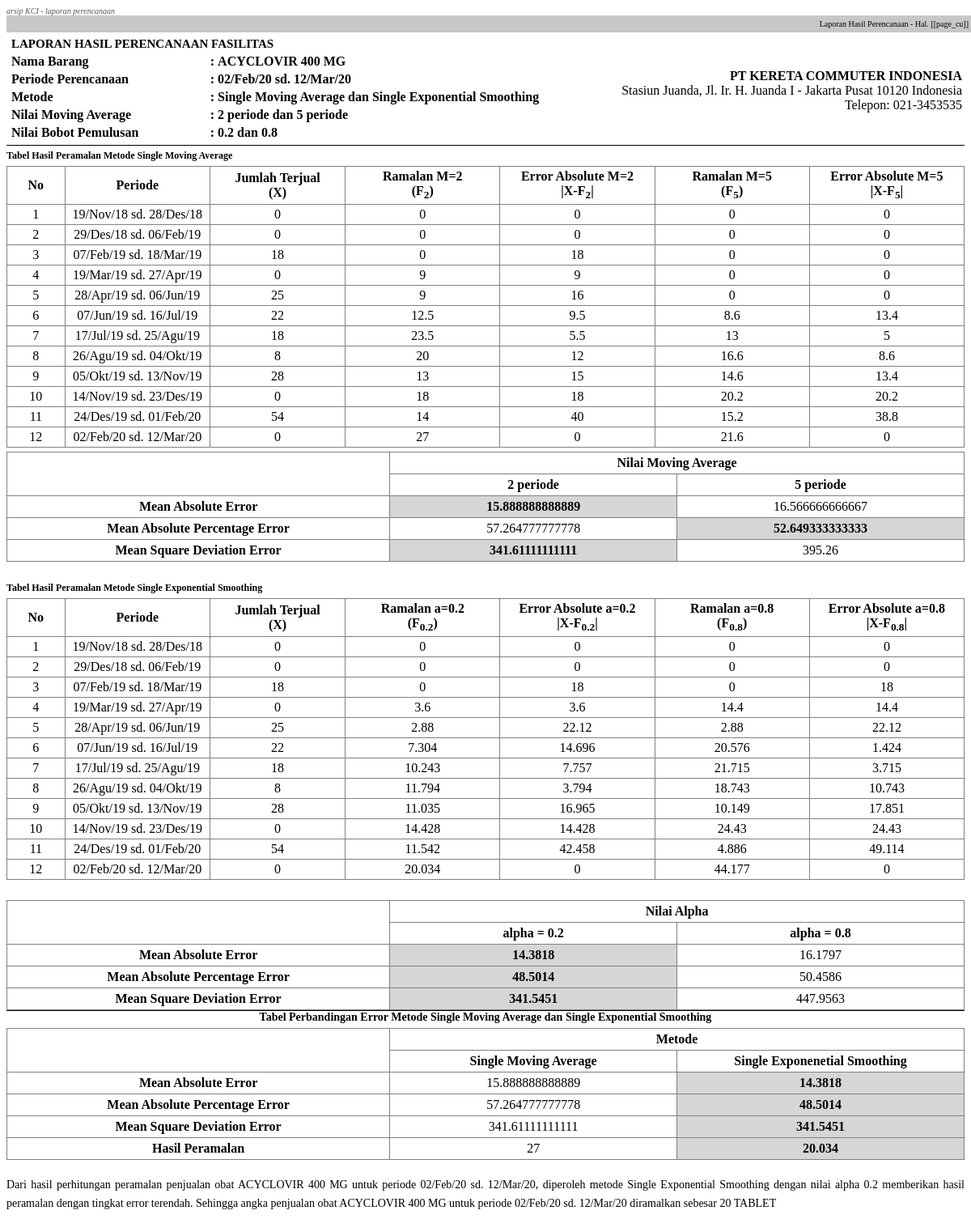
/laporan/isi/laporan_peramalan.php?no_rml=PRM/20200201/003, run on the app's committed database.
### tables this page shows
CREATE TABLE IF NOT EXISTS `tbl_barangramal` (
  `no_barangramal` varchar(16) NOT NULL,
  `no_rml` varchar(16) NOT NULL,
  `kd_barang` varchar(18) NOT NULL,
  `nm_barang` varchar(80) NOT NULL,
  `sat_barang` varchar(11) NOT NULL,
  `mtd_terbaik` enum('SMA','SES') NOT NULL,
  `hasil_rml` double NOT NULL,
  PRIMARY KEY (`no_barangramal`),
  KEY `tbl_barangramal_no_ramal` (`no_rml`),
  KEY `tbl_barangramal_kd_barang` (`kd_barang`)
);

CREATE TABLE IF NOT EXISTS `tbl_peramalan` (
  `no_rml` varchar(16) NOT NULL,
  `tgl_rml` date NOT NULL,
  `periode_rml` varchar(30) NOT NULL,
  `jml_obat` int(11) NOT NULL,
  `nilai_ma1` int(11) NOT NULL,
  `nilai_ma2` int(11) NOT NULL,
  `nilai_alpha1` double NOT NULL,
  `nilai_alpha2` double NOT NULL,
  PRIMARY KEY (`no_rml`)
);

CREATE TABLE IF NOT EXISTS `tbl_prd_sma` (
  `no_prd_sma` int(11) NOT NULL AUTO_INCREMENT,
  `no_mtd_sma` varchar(16) NOT NULL,
  `periode` varchar(30) NOT NULL,
  `jml_penjualan` int(11) NOT NULL,
  `rml_sma1` double NOT NULL,
  `rml_sma2` double NOT NULL,
  `ea_sma1` double NOT NULL,
  `ea_sma2` double NOT NULL,
  `pea_sma1` double NOT NULL,
  `pea_sma2` double NOT NULL,
  `sd_sma1` double NOT NULL,
  `sd_sma2` double NOT NULL,
  `stat_sma` enum('latih','hasil') NOT NULL,
  PRIMARY KEY (`no_prd_sma`),
  KEY `prd_sma_no_mtd` (`no_mtd_sma`)
);

CREATE TABLE IF NOT EXISTS `tbl_metode_sma` (
  `no_mtd_sma` varchar(16) NOT NULL,
  `no_barangramal` varchar(16) NOT NULL,
  `mae_sma1` double NOT NULL,
  `mae_sma2` double NOT NULL,
  `mape_sma1` double NOT NULL,
  `mape_sma2` double NOT NULL,
  `msd_sma1` double NOT NULL,
  `msd_sma2` double NOT NULL,
  `hasil_sma1` double NOT NULL,
  `hasil_sma2` double NOT NULL,
  `stat_sma1` enum('baik','kurang') NOT NULL,
  `stat_sma2` enum('baik','kurang') NOT NULL,
  PRIMARY KEY (`no_mtd_sma`),
  KEY `mtd_sma_no_barangramal` (`no_barangramal`)
);

CREATE TABLE IF NOT EXISTS `tbl_prd_ses` (
  `no_prd_ses` int(11) NOT NULL AUTO_INCREMENT,
  `no_mtd_ses` varchar(16) NOT NULL,
  `periode` varchar(30) NOT NULL,
  `jml_penjualan` int(11) NOT NULL,
  `rml_ses1` double NOT NULL,
  `rml_ses2` double NOT NULL,
  `ea_ses1` double NOT NULL,
  `ea_ses2` double NOT NULL,
  `pea_ses1` double NOT NULL,
  `pea_ses2` double NOT NULL,
  `sd_ses1` double NOT NULL,
  `sd_ses2` double NOT NULL,
  `stat_ses` enum('latih','hasil') NOT NULL,
  PRIMARY KEY (`no_prd_ses`),
  KEY `prd_ses_no_mtd` (`no_mtd_ses`)
);

CREATE TABLE IF NOT EXISTS `tbl_metode_ses` (
  `no_mtd_ses` varchar(16) NOT NULL,
  `no_barangramal` varchar(16) NOT NULL,
  `mae_ses1` double NOT NULL,
  `mae_ses2` double NOT NULL,
  `mape_ses1` double NOT NULL,
  `mape_ses2` double NOT NULL,
  `msd_ses1` double NOT NULL,
  `msd_ses2` double NOT NULL,
  `hasil_ses1` double NOT NULL,
  `hasil_ses2` double NOT NULL,
  `stat_ses1` enum('baik','kurang') DEFAULT NULL,
  `stat_ses2` enum('baik','kurang') NOT NULL,
  PRIMARY KEY (`no_mtd_ses`),
  KEY `mtd_ses_no_barangramal` (`no_barangramal`)
);

### laporan/isi/laporan_peramalan.php (the view, shortened to what this page needs)
<?php
	include '../koneksi.php';
	$no_rml = @$_GET['no_rml'];
	$skor_sma = 0;
	$skor_ses = 0;
	$query_prm = "SELECT * FROM tbl_peramalan WHERE no_rml='$no_rml'";
	$sql_prm = mysqli_query($conn, $query_prm) or die ($conn->error);
	$data_prm = mysqli_fetch_array($sql_prm);
 ?>
<link type="text/css" href="./isi/style_css/laporan_peramalan.css" rel="stylesheet">
<page backtop="8mm" backbottom="8mm" backleft="0mm" backright="3mm" style="font-size: 12px;">
	<page_header class="page_header" style="text-align: right; font-size: 10px; color: #575757; font-style: italic;">
		arsip KCI - laporan perencanaan
	</page_header>
	<page_footer>
		<div class="page_footer" style="width: 100%; text-align: right; vertical-align: middle; padding: 5px; background-color: #c7c7c7; font-size: 10px;">
			Laporan Hasil Perencanaan - Hal. [[page_cu]]
		</div>
	</page_footer>
	<div class="page-content page-laporan-penjualan-detail">
		<div class="kotak-judul">
			<?php
				$query_obrml = "SELECT * FROM tbl_barangramal INNER JOIN tbl_peramalan ON tbl_barangramal.no_rml=tbl_peramalan.no_rml WHERE tbl_peramalan.no_rml='$no_rml'";
				$sql_obrml = mysqli_query($conn, $query_obrml) or die ($conn->error);
				$data_obrml = mysqli_fetch_array($sql_obrml);
				$no_barangramal = $data_obrml['no_barangramal'];
				$nm_barang = $data_obrml['nm_barang'];
			 ?>
			<table class="tabel-judul">
				<tr>
					<td class="kolom-keterangan">
						<table class="tabel-keterangan-laporan">
							<tr>
								<td colspan="3" class="nama-laporan">LAPORAN HASIL PERENCANAAN FASILITAS</td>
							</tr>
							<tr>
								<td class="keterangan">Nama Barang</td>
								<td>:</td>
								<td class="isi-keterangan"><?php echo $nm_barang; ?></td>
							</tr>
							<tr>
								<td class="keterangan">Periode Perencanaan</td>
								<td>:</td>
								<td class="isi-keterangan"><?php echo $data_prm['periode_rml']; ?></td>
							</tr>
							<tr>
								<td class="keterangan">Metode</td>
								<td>:</td>
								<td class="isi-keterangan">Single Moving Average dan Single Exponential Smoothing</td>
							</tr>
							<tr>
								<td class="keterangan">Nilai Moving Average</td>
								<td>:</td>
								<td class="isi-keterangan"><?php echo $data_prm['nilai_ma1']; ?> periode dan <?php echo $data_prm['nilai_ma2']; ?> periode</td>
							</tr>
							<tr>
								<td class="keterangan">Nilai Bobot Pemulusan</td>
								<td>:</td>
								<td class="isi-keterangan"><?php echo $data_prm['nilai_alpha1']; ?> dan <?php echo $data_prm['nilai_alpha2']; ?></td>
							</tr>
						</table>
					</td>
					<td class="kolom-nama-apotek">
						<span class="nama-apotek">PT KERETA COMMUTER INDONESIA</span><br>
						Stasiun Juanda, Jl. Ir. H. Juanda I - Jakarta Pusat 10120 Indonesia<br>
						Telepon: 021-3453535
					</td>
				</tr>
			</table>
		</div>
	</div>
	<div class="kotak-tabel-periode" style="margin-top: 5px 0; border-bottom: 1px solid;"></div>
	<div class="kotak-tabel-periode" style="width: 100%; max-width: 100%; margin: 5px 0;">
		<div class="judul-tabel" style="font-weight: bold; padding-bottom: 5px;">
			Tabel Hasil Peramalan Metode Single Moving Average
		</div>
		<table class="tabel-periode" border="1" style="border-collapse: collapse;">
			<tr>
				<th class="nomor">No</th>
				<th class="periode">Periode</th>
				<th class="terjual">Jumlah Terjual <br> (X)</th>
				<th class="ramalan">Ramalan M=2 <br> (F<sub>2</sub>)</th>
				<th class="error">Error Absolute M=2 <br> |X-F<sub>2</sub>|</th>
				<th class="ramalan">Ramalan M=5 <br> (F<sub>5</sub>)</th>
				<th class="error">Error Absolute M=5 <br> |X-F<sub>5</sub>|</th>
			</tr>
			<?php
				$query_prd_sma = "SELECT * FROM tbl_prd_sma INNER JOIN tbl_metode_sma ON tbl_prd_sma.no_mtd_sma=tbl_metode_sma.no_mtd_sma WHERE tbl_metode_sma.no_barangramal='$no_barangramal'";
				$sql_prd_sma = mysqli_query($conn, $query_prd_sma) or die ($conn->error);
				$no = 1;
				while($data_prd_sma = mysqli_fetch_array($sql_prd_sma)) {
			 ?>
			<tr>
				<td class="nomor"><?php echo $no++; ?></td>
				<td class="periode" align="left"><?php echo $data_prd_sma['periode']; ?></td>
				<td class="terjual"><?php echo $data_prd_sma['jml_penjualan']; ?></td>
				<td class="ramalan"><?php echo $data_prd_sma['rml_sma1']; ?></td>
				<td class="error"><?php echo $data_prd_sma['ea_sma1']; ?></td>
				<td class="ramalan"><?php echo $data_prd_sma['rml_sma2']; ?></td>
				<td class="error"><?php echo $data_prd_sma['ea_sma2']; ?></td>
			</tr>
			<?php } ?>
		</table>
	</div>
	<div class="kotak-perbandingan">
		<?php
			$query_mtd_sma = "SELECT * FROM tbl_metode_sma INNER JOIN tbl_barangramal ON tbl_metode_sma.no_barangramal=tbl_barangramal.no_barangramal WHERE tbl_metode_sma.no_barangramal='$no_barangramal'";
			$sql_mtd_sma = mysqli_query($conn, $query_mtd_sma) or die ($conn->error);
			$data_mtd_sma = mysqli_fetch_array($sql_mtd_sma);
		 ?>
		<table class="tabel-perbandingan" border="1" style="border-collapse: collapse;">
			<tr>
				<th rowspan="2" class="keterangan-error"></th>
				<th colspan="2">Nilai Moving Average</th>
			</tr>
			<tr>
				<th class="moving-average">2 periode</th>
				<th class="moving-average">5 periode</th>
			</tr>
			<tr>
				<th align="left">Mean Absolute Error</th>
				<td Class="<?php if($data_mtd_sma['mae_sma1']<$data_mtd_sma['mae_sma2']) {echo 'lebih-kecil';} ?>">
					<?php echo $data_mtd_sma['mae_sma1']; ?>
				</td>
				<td Class="<?php if($data_mtd_sma['mae_sma2']<$data_mtd_sma['mae_sma1']) {echo 'lebih-kecil';} ?>">
					<?php echo $data_mtd_sma['mae_sma2']; ?>
				</td>
			</tr>
			<tr>
				<th align="left">Mean Absolute Percentage Error</th>
				<td Class="<?php if($data_mtd_sma['mape_sma1']<$data_mtd_sma['mape_sma2']) {echo 'lebih-kecil';} ?>">
					<?php echo $data_mtd_sma['mape_sma1']; ?>
				</td>
				<td Class="<?php if($data_mtd_sma['mape_sma2']<$data_mtd_sma['mape_sma1']) {echo 'lebih-kecil';} ?>">
					<?php echo $data_mtd_sma['mape_sma2']; ?>
				</td>
			</tr>
			<tr>
				<th align="left">Mean Square Deviation Error</th>
				<td Class="<?php if($data_mtd_sma['msd_sma1']<$data_mtd_sma['msd_sma2']) {echo 'lebih-kecil';} ?>">
					<?php echo $data_mtd_sma['msd_sma1']; ?>
				</td>
				<td Class="<?php if($data_mtd_sma['msd_sma2']<$data_mtd_sma['msd_sma1']) {echo 'lebih-kecil';} ?>">
					<?php echo $data_mtd_sma['msd_sma2']; ?>
				</td>
			</tr>
		</table>
	</div>
	<div class="kotak-tabel-periode" style="width: 100%; max-width: 100%; margin: 25px 0;">
		<div class="judul-tabel" style="font-weight: bold; padding-bottom: 5px;">
			Tabel Hasil Peramalan Metode Single Exponential Smoothing
		</div>
		<table class="tabel-periode" border="1" style="border-collapse: collapse;">
			<tr>
				<th class="nomor">No</th>
				<th class="periode">Periode</th>
				<th class="terjual">Jumlah Terjual <br> (X)</th>
				<th class="ramalan">Ramalan a=0.2 <br> (F<sub>0.2</sub>)</th>
				<th class="error">Error Absolute a=0.2 <br> |X-F<sub>0.2</sub>|</th>
				<th class="ramalan">Ramalan a=0.8 <br> (F<sub>0.8</sub>)</th>
				<th class="error">Error Absolute a=0.8 <br> |X-F<sub>0.8</sub>|</th>
			</tr>
			<?php
				$query_prd_ses = "SELECT * FROM tbl_prd_ses INNER JOIN tbl_metode_ses ON tbl_prd_ses.no_mtd_ses=tbl_metode_ses.no_mtd_ses WHERE tbl_metode_ses.no_barangramal='$no_barangramal'";
				$sql_prd_ses = mysqli_query($conn, $query_prd_ses) or die ($conn->error);
				$no = 1;
				while($data_prd_ses = mysqli_fetch_array($sql_prd_ses)) {
			 ?>
			<tr>
				<td class="nomor"><?php echo $no++; ?></td>
				<td class="periode" align="left"><?php echo $data_prd_ses['periode']; ?></td>
				<td class="terjual"><?php echo $data_prd_ses['jml_penjualan']; ?></td>
				<td class="ramalan"><?php echo $data_prd_ses['rml_ses1']; ?></td>
				<td class="error"><?php echo $data_prd_ses['ea_ses1']; ?></td>
				<td class="ramalan"><?php echo $data_prd_ses['rml_ses2']; ?></td>
				<td class="error"><?php echo $data_prd_ses['ea_ses2']; ?></td>
			</tr>
			<?php } ?>
		</table>
	</div>
	<div class="kotak-perbandingan">
		<?php
			$query_mtd_ses = "SELECT * FROM tbl_metode_ses INNER JOIN tbl_barangramal ON tbl_metode_ses.no_barangramal=tbl_barangramal.no_barangramal WHERE tbl_metode_ses.no_barangramal='$no_barangramal'";
			$sql_mtd_ses = mysqli_query($conn, $query_mtd_ses) or die ($conn->error);
			$data_mtd_ses = mysqli_fetch_array($sql_mtd_ses);
		 ?>
		<table class="tabel-perbandingan" border="1" style="border-collapse: collapse;">
			<tr>
				<th rowspan="2" class="keterangan-error"></th>
				<th colspan="2">Nilai Alpha</th>
			</tr>
			<tr>
				<th class="moving-average">alpha = 0.2</th>
				<th class="moving-average">alpha = 0.8</th>
			</tr>
			<tr>
				<th align="left">Mean Absolute Error</th>
				<td Class="<?php if($data_mtd_ses['mae_ses1']<$data_mtd_ses['mae_ses2']) {echo 'lebih-kecil';} ?>">
					<?php echo $data_mtd_ses['mae_ses1']; ?>
				</td>
				<td Class="<?php if($data_mtd_ses['mae_ses2']<$data_mtd_ses['mae_ses1']) {echo 'lebih-kecil';} ?>">
					<?php echo $data_mtd_ses['mae_ses2']; ?>
				</td>
			</tr>
			<tr>
				<th align="left">Mean Absolute Percentage Error</th>
				<td Class="<?php if($data_mtd_ses['mape_ses1']<$data_mtd_ses['mape_ses2']) {echo 'lebih-kecil';} ?>">
					<?php echo $data_mtd_ses['mape_ses1']; ?>
				</td>
				<td Class="<?php if($data_mtd_ses['mape_ses2']<$data_mtd_ses['mape_ses1']) {echo 'lebih-kecil';} ?>">
					<?php echo $data_mtd_ses['mape_ses2']; ?>
				</td>
			</tr>
			<tr>
				<th align="left">Mean Square Deviation Error</th>
				<td Class="<?php if($data_mtd_ses['msd_ses1']<$data_mtd_ses['msd_ses2']) {echo 'lebih-kecil';} ?>">
					<?php echo $data_mtd_ses['msd_ses1']; ?>
				</td>
				<td Class="<?php if($data_mtd_ses['msd_ses2']<$data_mtd_ses['msd_ses1']) {echo 'lebih-kecil';} ?>">
					<?php echo $data_mtd_ses['msd_ses2']; ?>
				</td>
			</tr>
		</table>
	</div>
	<div style="margin-top: 35px 0; border-bottom: 1px solid;"></div>
	<div class="kotak-perbandingan">
		<div class="judul-tabel" style="font-weight: bold; padding-bottom: 5px; text-align: center; font-size: 14px;">
			Tabel Perbandingan Error Metode Single Moving Average dan Single Exponential Smoothing
		</div>
		<?php
			if($data_mtd_sma['stat_sma1']=="baik") {
				$mae_sma_akhir = $data_mtd_sma['mae_sma1'];
				$mape_sma_akhir = $data_mtd_sma['mape_sma1'];
				$msd_sma_akhir = $data_mtd_sma['msd_sma1'];
				$rml_sma_akhir = $data_mtd_sma['hasil_sma1'];
			} else if($data_mtd_sma['stat_sma2']=="baik") {
				$mae_sma_akhir = $data_mtd_sma['mae_sma2'];
				$mape_sma_akhir = $data_mtd_sma['mape_sma2'];
				$msd_sma_akhir = $data_mtd_sma['msd_sma2'];
				$rml_sma_akhir = $data_mtd_sma['hasil_sma2'];
				$nilai_ma_terbaik = $data_prm['nilai_ma2'];
			}
			if($data_mtd_ses['stat_ses1']=="baik") {
				$mae_ses_akhir = $data_mtd_ses['mae_ses1'];
				$mape_ses_akhir = $data_mtd_ses['mape_ses1'];
				$msd_ses_akhir = $data_mtd_ses['msd_ses1'];
				$rml_ses_akhir = $data_mtd_ses['hasil_ses1'];
				$nilai_alpha_terbaik = $data_prm['nilai_alpha1'];
			} else if($data_mtd_ses['stat_ses2']=="baik") {
				$mae_ses_akhir = $data_mtd_ses['mae_ses2'];
				$mape_ses_akhir = $data_mtd_ses['mape_ses2'];
				$msd_ses_akhir = $data_mtd_ses['msd_ses2'];
				$rml_ses_akhir = $data_mtd_ses['hasil_ses2'];
				$nilai_alpha_terbaik = $data_prm['nilai_alpha2'];
			}
		 ?>
		<table class="tabel-perbandingan" border="1" style="border-collapse: collapse;">
			<tr>
				<th rowspan="2" class="keterangan-error"></th>
				<th colspan="2">Metode</th>
			</tr>
			<tr>
				<th class="moving-average">Single Moving Average</th>
				<th class="moving-average">Single Exponenetial Smoothing</th>
			</tr>
			<tr>
				<th align="left">Mean Absolute Error</th>
				<td Class="<?php if($mae_sma_akhir<$mae_ses_akhir) {
				} ?>">
					<?php echo $mae_sma_akhir; ?>
				</td>
				<td Class="<?php if($mae_ses_akhir<$mae_sma_akhir) {
					echo 'lebih-kecil';
					$skor_ses++;
				} ?>">
					<?php echo $mae_ses_akhir; ?>
				</td>
			</tr>
			<tr>
				<th align="left">Mean Absolute Percentage Error</th>
				<td Class="<?php if($mape_sma_akhir<$mape_ses_akhir) {
				} ?>">
					<?php echo $mape_sma_akhir; ?>
				</td>
				<td Class="<?php if($mape_ses_akhir<$mape_sma_akhir) {
					echo 'lebih-kecil';
					$skor_ses++;
				} ?>">
					<?php echo $mape_ses_akhir; ?>
				</td>
			</tr>
			<tr>
				<th align="left">Mean Square Deviation Error</th>
				<td Class="<?php if($msd_sma_akhir<$msd_ses_akhir) {
				} ?>">
					<?php echo $msd_sma_akhir; ?>
				</td>
				<td Class="<?php if($msd_ses_akhir<$msd_sma_akhir) {
					echo 'lebih-kecil';
					$skor_ses++;
				} ?>">
					<?php echo $msd_ses_akhir; ?>
				</td>
			</tr>
			<tr>
				<th align="left">Hasil Peramalan</th>
				<td Class="<?php if($skor_sma>$skor_ses) {
				} ?>">
					<?php echo $rml_sma_akhir; ?>
				</td>
				<td Class="<?php if($skor_ses>$skor_sma) {
					echo 'lebih-kecil';
					$metode_terbaik = "Single Exponential Smoothing dengan nilai alpha ".$nilai_alpha_terbaik;
				} ?>">
					<?php echo $rml_ses_akhir; ?>
				</td>
			</tr>
		</table>
	</div>
	<div class="kotak-hasil-akhir" style="margin-top: 20px; font-size: 14px; text-align: justify; line-height: 1.6;">
		Dari hasil perhitungan peramalan penjualan obat <?php echo $nm_barang; ?> untuk periode <?php echo $data_prm['periode_rml']; ?>, diperoleh metode <?php echo $metode_terbaik; ?> memberikan hasil peramalan dengan tingkat error terendah. Sehingga angka penjualan obat <?php echo $nm_barang; ?> untuk periode <?php echo $data_prm['periode_rml']; ?> diramalkan sebesar <?php echo round($data_obrml['hasil_rml'])." ".$data_obrml['sat_barang']; ?>
	</div>
</page>

### data on the page
tbl_barangramal: nm_barang "ACYCLOVIR 400 MG", hasil_rml "20", sat_barang "TABLET"
tbl_peramalan: periode_rml "02/Feb/20 sd. 12/Mar/20", nilai_ma1 "2", nilai_ma2 "5", nilai_alpha1 "0.2", nilai_alpha2 "0.8", nilai_alpha1 "Single Exponential Smoothing dengan nilai alpha 0.2"
tbl_prd_sma: periode "19/Nov/18 sd. 28/Des/18", jml_penjualan "0", rml_sma1 "0", ea_sma1 "0", rml_sma2 "0", ea_sma2 "0"
tbl_prd_sma: periode "29/Des/18 sd. 06/Feb/19", jml_penjualan "0", rml_sma1 "0", ea_sma1 "0", rml_sma2 "0", ea_sma2 "0"
tbl_prd_sma: periode "07/Feb/19 sd. 18/Mar/19", jml_penjualan "18", rml_sma1 "0", ea_sma1 "18", rml_sma2 "0", ea_sma2 "0"
tbl_prd_sma: periode "19/Mar/19 sd. 27/Apr/19", jml_penjualan "0", rml_sma1 "9", ea_sma1 "9", rml_sma2 "0", ea_sma2 "0"
tbl_prd_sma: periode "28/Apr/19 sd. 06/Jun/19", jml_penjualan "25", rml_sma1 "9", ea_sma1 "16", rml_sma2 "0", ea_sma2 "0"
tbl_prd_sma: periode "07/Jun/19 sd. 16/Jul/19", jml_penjualan "22", rml_sma1 "12.5", ea_sma1 "9.5", rml_sma2 "8.6", ea_sma2 "13.4"
tbl_prd_sma: periode "17/Jul/19 sd. 25/Agu/19", jml_penjualan "18", rml_sma1 "23.5", ea_sma1 "5.5", rml_sma2 "13", ea_sma2 "5"
tbl_prd_sma: periode "26/Agu/19 sd. 04/Okt/19", jml_penjualan "8", rml_sma1 "20", ea_sma1 "12", rml_sma2 "16.6", ea_sma2 "8.6"
tbl_prd_sma: periode "05/Okt/19 sd. 13/Nov/19", jml_penjualan "28", rml_sma1 "13", ea_sma1 "15", rml_sma2 "14.6", ea_sma2 "13.4"
tbl_prd_sma: periode "14/Nov/19 sd. 23/Des/19", jml_penjualan "0", rml_sma1 "18", ea_sma1 "18", rml_sma2 "20.2", ea_sma2 "20.2"
tbl_prd_sma: periode "24/Des/19 sd. 01/Feb/20", jml_penjualan "54", rml_sma1 "14", ea_sma1 "40", rml_sma2 "15.2", ea_sma2 "38.8"
tbl_prd_sma: periode "02/Feb/20 sd. 12/Mar/20", jml_penjualan "0", rml_sma1 "27", ea_sma1 "0", rml_sma2 "21.6", ea_sma2 "0"
tbl_metode_sma: mae_sma1 "15.888888888889", mae_sma2 "16.566666666667", mape_sma1 "57.264777777778", mape_sma2 "52.649333333333", msd_sma1 "341.61111111111", msd_sma2 "395.26", hasil_sma1 "27"
tbl_prd_ses: periode "19/Nov/18 sd. 28/Des/18", jml_penjualan "0", rml_ses1 "0", ea_ses1 "0", rml_ses2 "0", ea_ses2 "0"
tbl_prd_ses: periode "29/Des/18 sd. 06/Feb/19", jml_penjualan "0", rml_ses1 "0", ea_ses1 "0", rml_ses2 "0", ea_ses2 "0"
tbl_prd_ses: periode "07/Feb/19 sd. 18/Mar/19", jml_penjualan "18", rml_ses1 "0", ea_ses1 "18", rml_ses2 "0", ea_ses2 "18"
tbl_prd_ses: periode "19/Mar/19 sd. 27/Apr/19", jml_penjualan "0", rml_ses1 "3.6", ea_ses1 "3.6", rml_ses2 "14.4", ea_ses2 "14.4"
tbl_prd_ses: periode "28/Apr/19 sd. 06/Jun/19", jml_penjualan "25", rml_ses1 "2.88", ea_ses1 "22.12", rml_ses2 "2.88", ea_ses2 "22.12"
tbl_prd_ses: periode "07/Jun/19 sd. 16/Jul/19", jml_penjualan "22", rml_ses1 "7.304", ea_ses1 "14.696", rml_ses2 "20.576", ea_ses2 "1.424"
tbl_prd_ses: periode "17/Jul/19 sd. 25/Agu/19", jml_penjualan "18", rml_ses1 "10.243", ea_ses1 "7.757", rml_ses2 "21.715", ea_ses2 "3.715"
tbl_prd_ses: periode "26/Agu/19 sd. 04/Okt/19", jml_penjualan "8", rml_ses1 "11.794", ea_ses1 "3.794", rml_ses2 "18.743", ea_ses2 "10.743"
tbl_prd_ses: periode "05/Okt/19 sd. 13/Nov/19", jml_penjualan "28", rml_ses1 "11.035", ea_ses1 "16.965", rml_ses2 "10.149", ea_ses2 "17.851"
tbl_prd_ses: periode "14/Nov/19 sd. 23/Des/19", jml_penjualan "0", rml_ses1 "14.428", ea_ses1 "14.428", rml_ses2 "24.43", ea_ses2 "24.43"
tbl_prd_ses: periode "24/Des/19 sd. 01/Feb/20", jml_penjualan "54", rml_ses1 "11.542", ea_ses1 "42.458", rml_ses2 "4.886", ea_ses2 "49.114"
tbl_prd_ses: periode "02/Feb/20 sd. 12/Mar/20", jml_penjualan "0", rml_ses1 "20.034", ea_ses1 "0", rml_ses2 "44.177", ea_ses2 "0"
tbl_metode_ses: mae_ses1 "14.3818", mae_ses2 "16.1797", mape_ses1 "48.5014", mape_ses2 "50.4586", msd_ses1 "341.5451", msd_ses2 "447.9563", hasil_ses1 "20.034"
